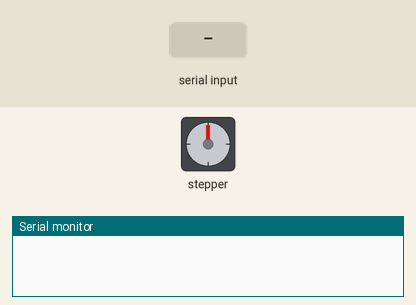
Bench run of a sketch on a simulated Arduino Uno, built with avr-gcc and run on an emulated ATmega328P. On the bench: stepper motor, the last lines printed to the serial monitor. Wiring (inferred from the names in the program): stepper motor (2048 steps per turn assumed): coils pin 4, pin 5, pin 6, pin 7. Inputs (shaded band) come from the test bench.

Above: at 1.8 s.
1.9 s: "0" received over the second serial link
At 3.5 s:
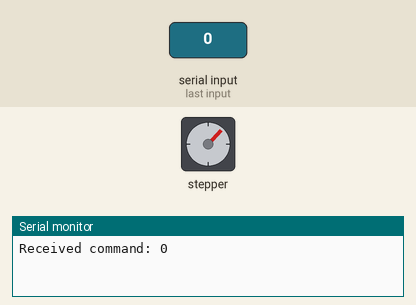
4.0 s: "1" received over the second serial link
At 5.6 s:
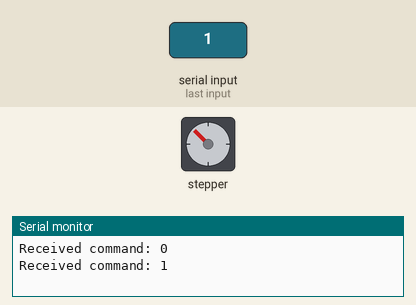
6.5 s: "1" received over the second serial link
At 8.7 s:
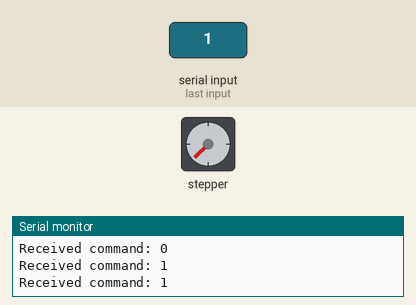
9.0 s: "0" received over the second serial link
At 11.0 s:
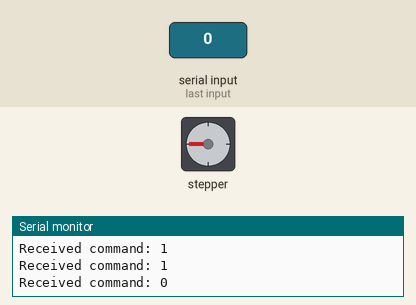
Timing chart, 0 to 12.1 s (numbered marks = the images above; inputs shaded):
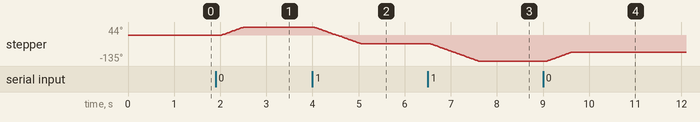

The sketch:

Slave.ino
```cpp
// Slave
#include <SoftwareSerial.h>
SoftwareSerial BTSerial(10, 11);
char command;
// Step
#include <Stepper.h>
#define STEPS 2048  // 32 steps * gear reduction ratio 64
#define STEPPER_PIN_1 4
#define STEPPER_PIN_2 5
#define STEPPER_PIN_3 6
#define STEPPER_PIN_4 7

int step_number = 0;
void setup() {
  Serial.begin(9600);
  BTSerial.begin(38400);

  pinMode(STEPPER_PIN_1, OUTPUT);
  pinMode(STEPPER_PIN_2, OUTPUT);
  pinMode(STEPPER_PIN_3, OUTPUT);
  pinMode(STEPPER_PIN_4, OUTPUT);
}

void loop() {
  if (BTSerial.available()) {
    command = BTSerial.read();
    Serial.print("Received command: ");
    Serial.println(command);
    if (command == '0') { //0 trang( Phan xa anh sang) cho gia tri low
      for (int a = 0; a < 2048/8; a++){   // Buoc quay 45 độ
        OneStep(true);
        delay(2);
      }
    } else if (command == '1') { // 1 den (khong phan xa anh sang) cho gia tri high
        for (int a = 0; a < 2048/4; a++){   // Buoc quay 90 độ
          OneStep(false);
          delay(2);
      }
    }
  }
  delay(500);
}


void OneStep(bool dir){
  if(dir){
    switch (step_number) {
      case 0:
        digitalWrite(STEPPER_PIN_1, HIGH);
        digitalWrite(STEPPER_PIN_2, LOW);
        digitalWrite(STEPPER_PIN_3, LOW);
        digitalWrite(STEPPER_PIN_4, LOW);
        break;
      case 1:
        digitalWrite(STEPPER_PIN_1, LOW);
        digitalWrite(STEPPER_PIN_2, HIGH);
        digitalWrite(STEPPER_PIN_3, LOW);
        digitalWrite(STEPPER_PIN_4, LOW);
        break;
      case 2:
        digitalWrite(STEPPER_PIN_1, LOW);
        digitalWrite(STEPPER_PIN_2, LOW);
        digitalWrite(STEPPER_PIN_3, HIGH);
        digitalWrite(STEPPER_PIN_4, LOW);
        break;
      case 3:
        digitalWrite(STEPPER_PIN_1, LOW);
        digitalWrite(STEPPER_PIN_2, LOW);
        digitalWrite(STEPPER_PIN_3, LOW);
        digitalWrite(STEPPER_PIN_4, HIGH);
        break;
    }
  }
  else{
    switch(step_number){
      case 0:
        digitalWrite(STEPPER_PIN_1, LOW);
        digitalWrite(STEPPER_PIN_2, LOW);
        digitalWrite(STEPPER_PIN_3, LOW);
        digitalWrite(STEPPER_PIN_4, HIGH);
        break;
      case 1:
        digitalWrite(STEPPER_PIN_1, LOW);
        digitalWrite(STEPPER_PIN_2, LOW);
        digitalWrite(STEPPER_PIN_3, HIGH);
        digitalWrite(STEPPER_PIN_4, LOW);
        break;
      case 2:
        digitalWrite(STEPPER_PIN_1, LOW);
        digitalWrite(STEPPER_PIN_2, HIGH);
        digitalWrite(STEPPER_PIN_3, LOW);
        digitalWrite(STEPPER_PIN_4, LOW);
        break;
      case 3:
        digitalWrite(STEPPER_PIN_1, HIGH);
        digitalWrite(STEPPER_PIN_2, LOW);
        digitalWrite(STEPPER_PIN_3, LOW);
        digitalWrite(STEPPER_PIN_4, LOW);
        break;
    }
  }
  step_number++;
  if(step_number > 3){
    step_number = 0;
  }
}
```

Measured:
- after the input at 1.9 s, stepper: turns 44° clockwise in 0.51 s, starting after 0.11 s
- after the input at 4.0 s, stepper: turns 89° counter-clockwise in 1.0 s, starting at once
- after the input at 6.5 s, stepper: turns 90° counter-clockwise in 1.0 s, starting after 0.06 s
- after the input at 9.0 s, stepper: turns 45° clockwise in 0.51 s, starting after 0.09 s
